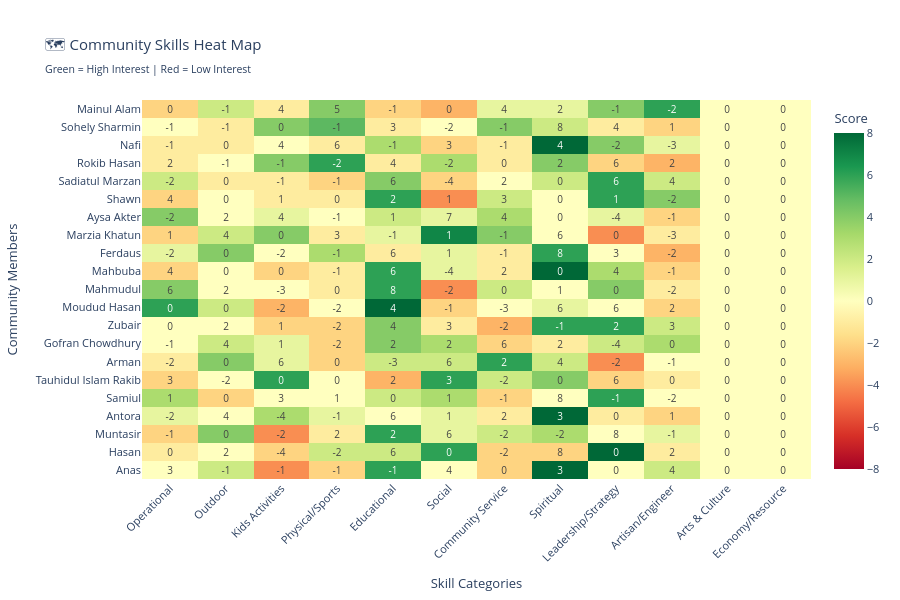

Write notebook code for a chart like this one.
### Markdown cell above
## 📊 Visualization 1: Community Heat Map

### Code cell
# Prepare data for heatmap
heatmap_data = score_df.set_index('Name')[category_columns]

# Create heatmap
fig = go.Figure(data=go.Heatmap(
    z=heatmap_data.values,
    x=heatmap_data.columns,
    y=heatmap_data.index,
    colorscale='RdYlGn',
    zmid=0,
    text=heatmap_data.values,
    texttemplate='%{text}',
    textfont={"size": 10},
    colorbar=dict(title="Score")
))

fig.update_layout(
    title='🗺️ Community Skills Heat Map<br><sub>Green = High Interest | Red = Low Interest</sub>',
    xaxis_title='Skill Categories',
    yaxis_title='Community Members',
    height=600,
    xaxis={'tickangle': -45},
    font=dict(size=11)
)

fig.show()
print("✅ Heat map generated")

### Figure 1 — Plotly figure (JSON) as saved in the notebook; plotly's stock layout.template omitted (floating-point values rounded to 4 significant figures; data arrays with more than 128 entries replaced by an {"elided": "..."} marker saying what was removed)
{"data": [{"colorbar": {"title": {"text": "Score"}}, "colorscale": [[0.0, "rgb(165,0,38)"], [0.1, "rgb(215,48,39)"], [0.2, "rgb(244,109,67)"], [0.3, "rgb(253,174,97)"], [0.4, "rgb(254,224,139)"], [0.5, "rgb(255,255,191)"], [0.6, "rgb(217,239,139)"], [0.7, "rgb(166,217,106)"], [0.8, "rgb(102,189,99)"], [0.9, "rgb(26,152,80)"], [1.0, "rgb(0,104,55)"]], "text": {"elided": "22x12 int values"}, "textfont": {"size": 10}, "texttemplate": "%{text}", "type": "heatmap", "x": ["Operational", "Outdoor", "Kids Activities", "Physical/Sports", "Educational", "Social", "Community Service", "Spiritual", "Leadership/Strategy", "Artisan/Engineer", "Arts & Culture", "Economy/Resource"], "y": [null, "Anas", "Hasan", "Muntasir", "Antora", "Samiul", "Tauhidul Islam Rakib", "Arman", "Gofran Chowdhury", "Zubair", "Moudud Hasan", "Mahmudul", "Mahbuba", "Ferdaus", "Marzia Khatun", "Aysa Akter", "Shawn", "Sadiatul Marzan", "Rokib Hasan", "Nafi", "Sohely Sharmin", "Mainul Alam"], "z": {"elided": "22x12 int values"}, "zmid": 0}], "layout": {"font": {"size": 11}, "height": 600, "title": {"text": "🗺️ Community Skills Heat Map<br><sub>Green = High Interest | Red = Low Interest</sub>"}, "xaxis": {"tickangle": -45, "title": {"text": "Skill Categories"}}, "yaxis": {"title": {"text": "Community Members"}}}}
